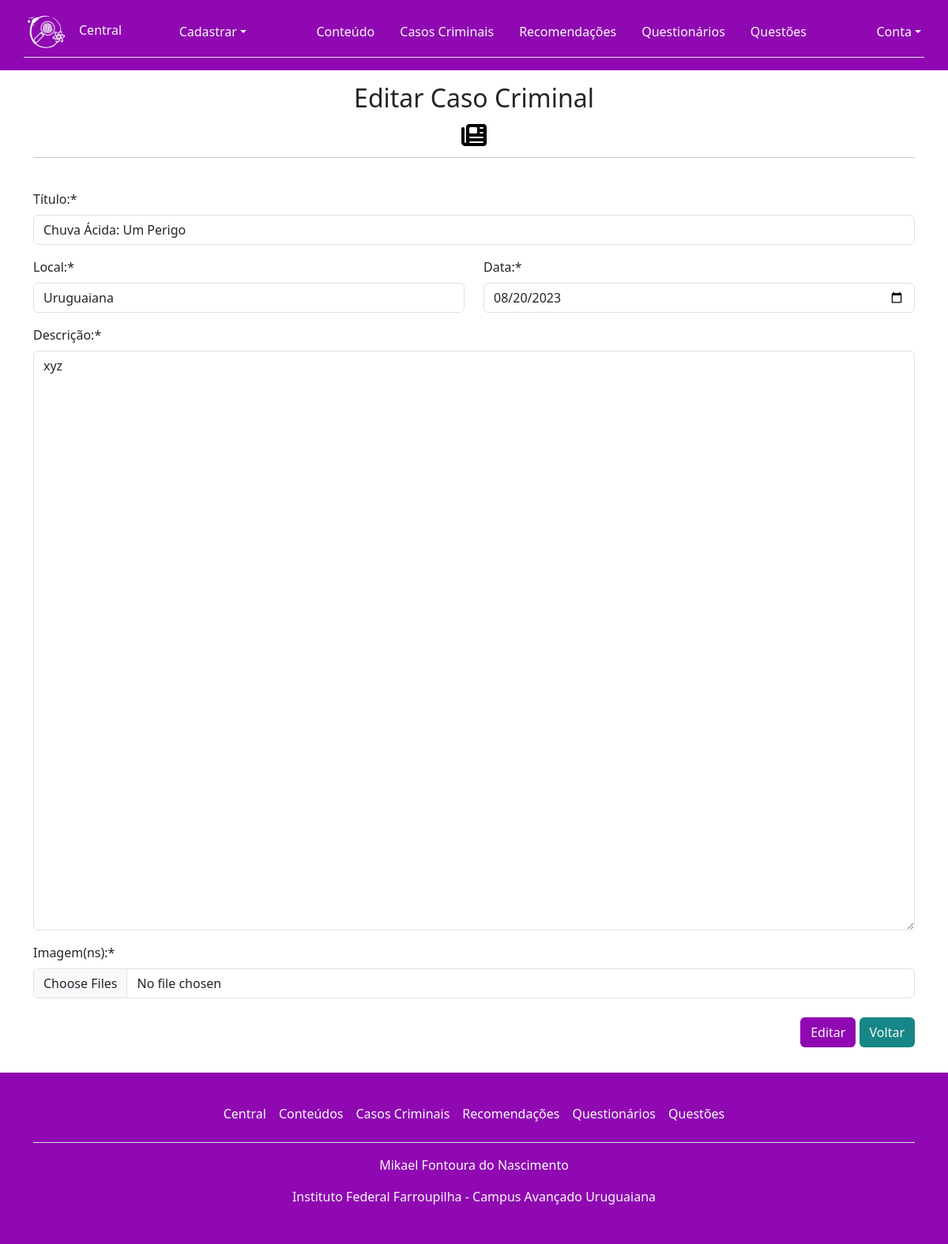
The app's page /edit_casos.php?id_caso=5 (signed in) with its own data.
### tables this page shows
CREATE TABLE `caso` (
  `id_caso` int(11) NOT NULL,
  `titulo` varchar(100) NOT NULL,
  `local` varchar(100) NOT NULL,
  `data` date NOT NULL,
  `descricao` text NOT NULL
);

### edit_casos.php (the view, shortened to what this page needs)
<?php
include_once('controle.php');
$id_caso = $_GET['id_caso'];
$sql = "SELECT * FROM caso WHERE id_caso = '$id_caso'";
$resultado = mysqli_query($conexao, $sql);
$dados = mysqli_fetch_assoc($resultado);
?>
<!DOCTYPE html>
<html lang="pt-BR">
<head>
    <link rel="stylesheet" href="https://cdnjs.cloudflare.com/ajax/libs/font-awesome/6.4.0/css/all.min.css" />
    <link rel="stylesheet" href="./assets/css/bootstrap.css">
    <link rel="stylesheet" href="./assets/css/pacote.css">
</head>
<body>
    <?php include_once('cabecalho.php'); ?>
    <main class="container pb-3">
        <div class="row">
            <div class="col">
                <div class="text-center py-3">
                    <h2 class="h2">Editar Caso Criminal</h2>
                    <div class="m-3"><i class="fa-sharp fa-solid fa-newspaper fa-2xl" style="color: #000000;"></i></div>
                    <hr>
                </div>
            </div>
        </div>
        <form method="POST" action="processa_casos.php" enctype="multipart/form-data">
            <div class="row">
                <div class="col-xl-12 py-2">
                    <label class="form-label">Título:*</label>
                    <input class="form-control" type="text" name="titulo" value="<?php echo $dados['titulo'] ?>" required>
                </div>
            </div>
            <div class="row">
                <div class="col-xl-6 py-2">
                    <label class="form-label">Local:*</label>
                    <input class="form-control" type="text" name="local" value="<?php echo $dados['local'] ?>" required>
                </div>
                <div class="col-xl-6 py-2">
                    <label class="form-label">Data:*</label>
                    <input class="form-control" type="date" name="data" value="<?php echo $dados['data'] ?>" required>
                </div>
            </div>
            <div class="row">
                <div class="col-xl-12 py-2">
                    <label class="form-label">Descrição:* </label>
                    <textarea class="form-control" name="texto" id="texto" cols="100" rows="30" required><?php echo $dados['descricao'] ?></textarea>
                </div>
            </div>
            <div class="row">
                <div class="col-xl-12 py-2">
                    <label class="form-label">Imagem(ns):*</label>
                    <input class="form-control" type="file" name="imagem[]" multiple required>
                </div>
            </div>
            <div class="row">
                <div class="col">
                    <div class="text-end py-3">
                        <button class="btn link-body-emphasis text-light" type="submit" name="editar" style="background-color: var(--color-purple);">Editar</button>
                        <a class="btn link-body-emphasis text-light" href="list_casos.php" style="background-color: var(--color-blue);">Voltar</a>
                    </div>
                </div>
            </div>
        </form>
    </main>
    <?php include_once('rodape.php') ?>
</body>
</html>

### assets/css/pacote.css (style rules this page uses)
:root { --color-white: rgb(253, 253, 253); --color-dark: rgb(34, 34, 34); --color-purple: rgb(143, 8, 177); --color-blue-dark: rgb(26, 7, 56); --color-blue: rgb(23, 134, 134); --color-red: rgb(179, 2, 2); --color-green: rgb(12, 143, 1); }

### records on screen
caso: titulo "Chuva Ácida: Um Perigo", local "Uruguaiana", data "08/20/2023", texto "xyz"
